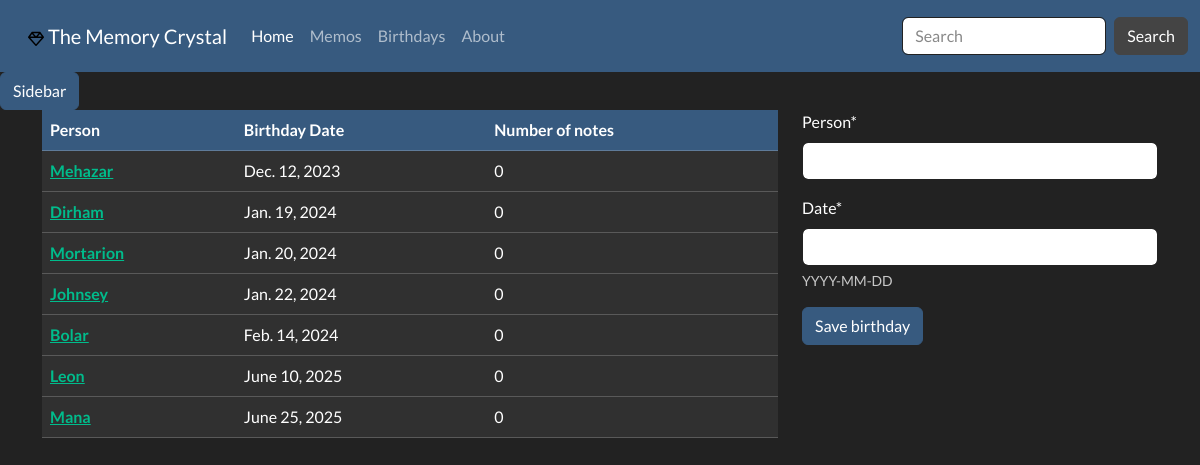
The page /notes/birthday/all on the database as committed earlier.
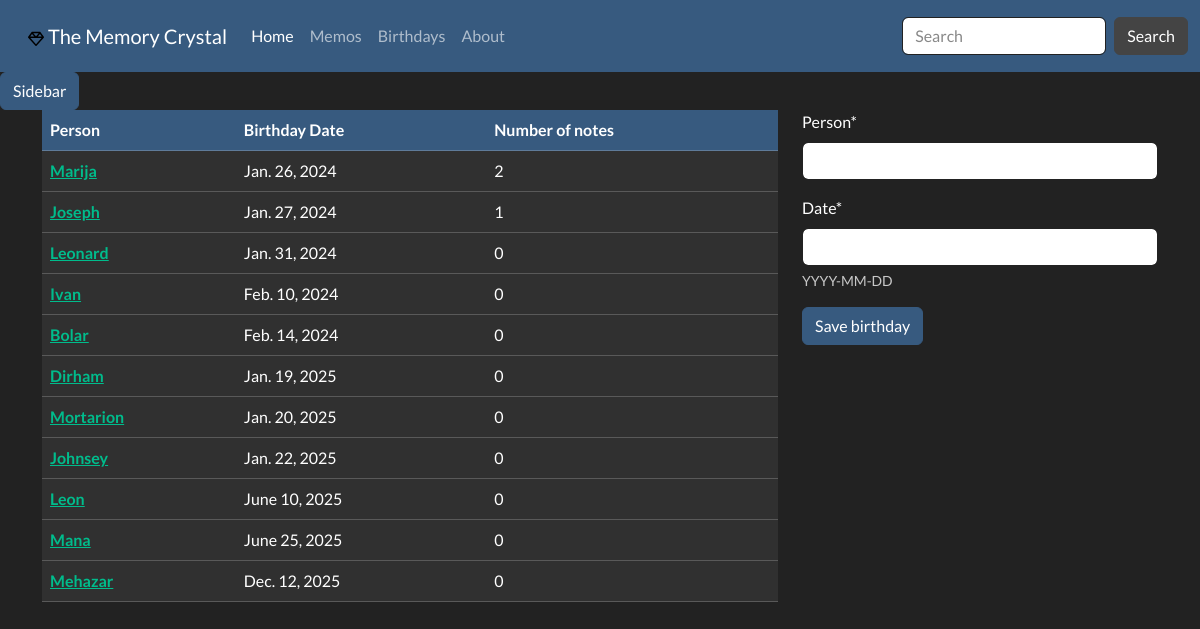
The same page on the database as committed later.
### memory_crystal/models.py (models this page shows, shortened)
class Birthday(models.Model):
    person = models.CharField(max_length=100, unique=True)
    bdate = models.DateField(help_text='YYYY-MM-DD', verbose_name='Date')

### memory_crystal/views.py (the view, shortened to what this page needs)
# urls.py: path('birthday/all', views.birthday_list_view, name='birthdays-all'),
def birthday_list_view(request):
    bd_form = BirthdayForm
    birthday_list = Birthday.objects.all().order_by('bdate')
    context = {
        'bd_form': bd_form,
        'birthday_list': birthday_list
    }
    return render(request, 'memory_crystal/birthday_list.html', context=context)

### memory_crystal/models.py (called while the page is built)
    def __str__(self) -> str:
        return f'{self.name.title()}'

### memory_crystal/templatetags/memo_extras.py (called while the page is built)
@register.inclusion_tag('memory_crystal/offcanvas.html')
def render_offcanvas():
    all_categories = Category.objects.all()
    return {'all_categories': all_categories}

### memory_crystal/templates/memory_crystal/birthday_list.html (shortened to what this page needs)
{% extends 'memory_crystal/base.html' %}
{% block content %}
{% load crispy_forms_tags %}
<div class="container">
    <div class="row">
        <div class="col-8">
            <div class="brithday-table">
                <table class="table table-hover">
                  <thead>
                    <tr class="table-primary">
                      <th scope="col">Person</th>
                      <th scope="col">Birthday Date</th>
                      <th scope="col">Number of notes</th>
                    </tr>
                  </thead>
                  <tbody>
                  {% for birthday in birthday_list %}
                    <tr class="table-dark">
                      <th scope="row"><a href="{% url 'birthday-detail' birthday.id %}">{{ birthday.person }}</a></th>
                      <td>{{ birthday.bdate }}</td>
                      <td>{{ birthday.notes.all.count }}</td>
                    </tr>
                  {% endfor %}
                  </tbody>
                </table>
            </div>
        </div>
        <div class="col-4">
            <div class="fieldWrapper">
                <form method="post">
                    {{ bd_form | crispy }}
                    <input type="submit" class="btn btn-primary" value="Save birthday">
                </form>
            </div>
        </div>
    </div>
</div>
{% endblock %}

### memory_crystal/templates/memory_crystal/base.html (shortened to what this page needs)
<!DOCTYPE html>
<html lang="en">
<head>
  <link rel="stylesheet" href="https://cdnjs.cloudflare.com/ajax/libs/bootswatch/5.3.2/darkly/bootstrap.min.css"
/>
  <link rel="stylesheet"
      href="https://cdnjs.cloudflare.com/ajax/libs/font-awesome/4.7.0/css/font-awesome.min.css"/>
</head>
<body>
<nav class="navbar navbar-expand-lg bg-primary" data-bs-theme="dark">
  <div class="container-fluid">
    <a class="navbar-brand" href="#">
        <a class="navbar-brand" href="{% url 'homepage' %}">
           The Memory Crystal
        </a>
    </a>
    <div class="collapse navbar-collapse" id="navbarColor01">
      <ul class="navbar-nav me-auto">
        <li class="nav-item">
          <a class="nav-link active" href="{% url 'memory-index' %}">Home
          </a>
        </li>
        <li class="nav-item">
          <a class="nav-link" href="{% url 'memos-all' %}">Memos</a>
        </li>
        <li class="nav-item">
          <a class="nav-link" href="{% url 'birthdays-all' %}">Birthdays</a>
        </li>
        <li class="nav-item">
          <a class="nav-link" href="#">About</a>
        </li>
      </ul>
      <form class="d-flex">
        <input class="form-control me-sm-2" type="search" placeholder="Search">
        <button class="btn btn-secondary my-2 my-sm-0" type="submit">Search</button>
      </form>
    </div>
  </div>
</nav>
{% load static %}
{% load memo_extras %}
{% render_offcanvas %}
{% block content %}{% endblock %}
</body>
</html>

### memory_crystal/templates/memory_crystal/offcanvas.html (shortened to what this page needs)
<button class="btn btn-primary" type="button" data-bs-toggle="offcanvas" data-bs-target="#offcanvasExample" aria-controls="offcanvasExample">
  Sidebar
</button>

Rows that differ between the two databases and show on the page:
added Birthday: person "Marija", bdate "Jan. 26, 2024", notes.all.count "2"
added Birthday: person "Joseph", bdate "Jan. 27, 2024", notes.all.count "1"
added Birthday: person "Leonard", bdate "Jan. 31, 2024", notes.all.count "0"
added Birthday: person "Ivan", bdate "Feb. 10, 2024", notes.all.count "0"
shown differently, row unchanged: Birthday "Bolar": moves up the list
changed Birthday "Dirham": bdate "Jan. 19, 2024" → "Jan. 19, 2025"
changed Birthday "Mortarion": bdate "Jan. 20, 2024" → "Jan. 20, 2025"
changed Birthday "Johnsey": bdate "Jan. 22, 2024" → "Jan. 22, 2025"
changed Birthday "Mehazar": bdate "Dec. 12, 2023" → "Dec. 12, 2025"; moves down the list
